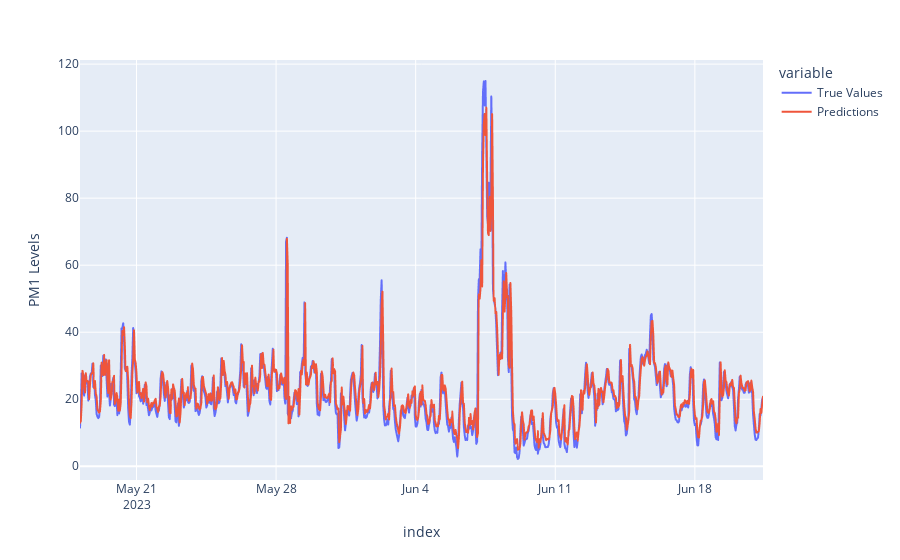

This figure's notebook cell:
### Code cell
df_pred_test=pd.DataFrame(
   {'True Values': y_test, 'Predictions':y_pred_wfv}

)
fig = px.line(df_pred_test, labels={"value": "PM1 Levels"})
fig.show()

### Figure 1 — Plotly figure (JSON) as saved in the notebook; plotly's stock layout.template omitted (floating-point values rounded to 4 significant figures; data arrays with more than 128 entries replaced by an {"elided": "..."} marker saying what was removed)
{"data": [{"hovertemplate": "variable=True Values<br>index=%{x}<br>PM1 Levels=%{y}<extra></extra>", "legendgroup": "True Values", "line": {"color": "#636efa", "dash": "solid"}, "marker": {"symbol": "circle"}, "mode": "lines", "name": "True Values", "showlegend": true, "type": "scattergl", "x": {"elided": "823 str values"}, "xaxis": "x", "y": {"elided": "823 float values"}, "yaxis": "y"}, {"hovertemplate": "variable=Predictions<br>index=%{x}<br>PM1 Levels=%{y}<extra></extra>", "legendgroup": "Predictions", "line": {"color": "#EF553B", "dash": "solid"}, "marker": {"symbol": "circle"}, "mode": "lines", "name": "Predictions", "showlegend": true, "type": "scattergl", "x": {"elided": "823 str values"}, "xaxis": "x", "y": {"elided": "823 float values"}, "yaxis": "y"}], "layout": {"legend": {"title": {"text": "variable"}, "tracegroupgap": 0}, "margin": {"t": 60}, "xaxis": {"anchor": "y", "domain": [0, 1], "title": {"text": "index"}}, "yaxis": {"anchor": "x", "domain": [0, 1], "title": {"text": "PM1 Levels"}}}}
